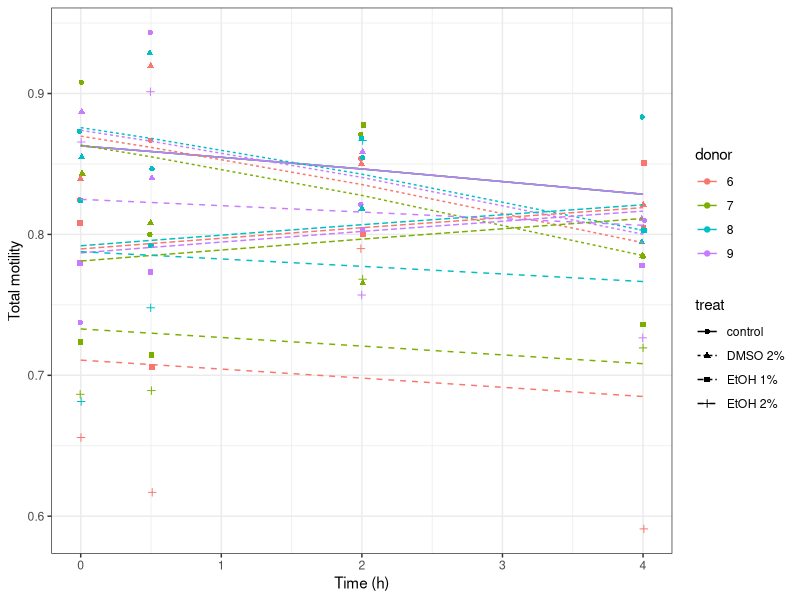
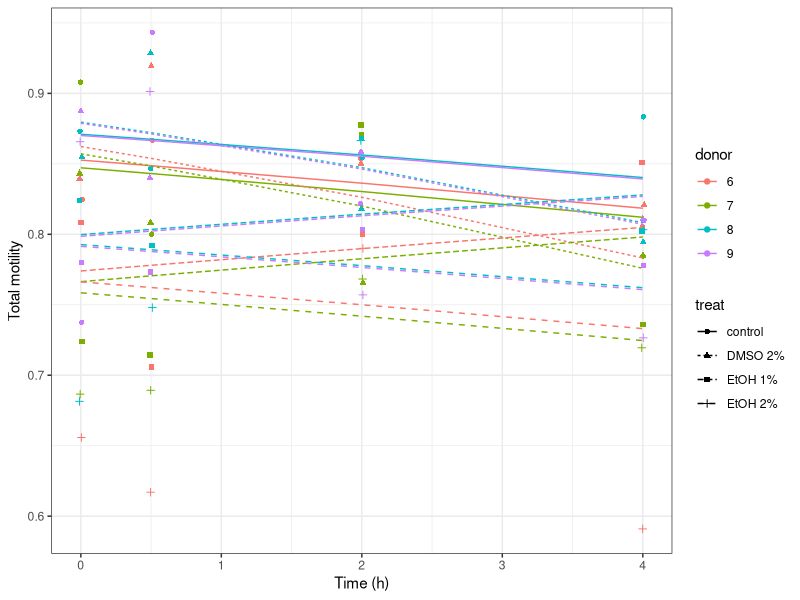

The R script that drew these images, in order: (Note: a time limit stopped this script after it produced the figures.)
## ---- chunk 1
library(lme4)
library(ggplot2)
theme_set(theme_bw())
# Also using readxl, skimr, equatiomatic, optimix, dfoptim, boot
# Read functions for residual analysis plots
## ---- chunk 2
mtt_cont <- readxl::read_excel("../data/Table S3.xlsx", sheet = "total motility_control")
mtt_cont$treat <- "control"
mtt_dmso <- readxl::read_excel("../data/Table S3.xlsx", sheet = "total motility_2%DMSO")
mtt_dmso$treat <- "DMSO 2%"
mtt_etoh1 <- readxl::read_excel("../data/Table S3.xlsx", sheet = "total motility_1%EtOH")
mtt_etoh1$treat <- "EtOH 1%"
mtt_etoh2 <- readxl::read_excel("../data/Table S3.xlsx", sheet = "total motility_2%EtOH")
mtt_etoh2$treat <- "EtOH 2%"
mtt <- rbind(mtt_cont, mtt_dmso, mtt_etoh1, mtt_etoh2)
mtt$donor <- as.factor(mtt$donor)
mtt$treat <- as.factor(mtt$treat)
names(mtt) <- c("donor", "time", "motile", "total", "treat")
mtt$motile_frac <- mtt$motile / mtt$total
skimr::skim(mtt)
## ---- chunk 3
table(mtt$donor, as.factor(mtt$time), mtt$treat)
## ---- chunk 4
mtt_m1 <- glmer(cbind(motile, total - motile) ~ treat * time + (treat | donor),
  data = mtt, family = binomial(link = "logit"))
summary(mtt_m1)
## ---- chunk 5
ggplot(data = mtt) +
  geom_jitter(aes(x = time, y = motile_frac, shape = treat, col = donor), width = 0.01) +
  geom_line(aes(x = time, y = fitted(mtt_m1), linetype = treat, col = donor)) +
  labs(x = "Time (h)", y = "Total motility")
## ---- chunk 6
mtt_m2 <- glmer(cbind(motile, total - motile) ~ treat * time + (1 | donor),
  data = mtt, family = binomial(link = "logit"))
anova(mtt_m1, mtt_m2) # Despite the name, it is indeed a LR test
## ---- chunk 7
ggplot(data = mtt) +
  geom_jitter(aes(x = time, y = motile_frac, shape = treat, col = donor), width = 0.01) +
  geom_line(aes(x = time, y = fitted(mtt_m2), linetype = treat, col = donor)) +
  labs(x = "Time (h)", y = "Total motility")
## ---- chunk 8
summary(mtt_m2)
## ---- chunk 9
confint(mtt_m2, level = 0.95) # 95% CI based on profile
set.seed(1643)
# 1000x parameter bootstrap
(mtt_m2_conf <- confint(mtt_m2, level = 0.95, method = "boot", nsim  = 1000L))
## ---- chunk 10
#drop1(mtt_m2, scope = "time")
mtt_m3 <- glmer(cbind(motile, total - motile) ~ treat + time + (1 | donor),
  data = mtt, family = binomial(link = "logit"))
anova(mtt_m2, mtt_m3, refit = TRUE)
## ---- chunk 11
isSingular(mtt_m2)
## ---- chunk 12
mtt_m2_all <- allFit(mtt_m2)
summary(mtt_m2_all)
## ---- chunk 13
mtt <- fortify.merMod(mtt_m2)
ggplot(data = mtt, aes(x = .fitted, y = .scresid, shape = treat, col = donor)) +
  geom_point() +
  geom_hline(yintercept = 0) +
  labs(x = "Fitted values", y = "Pearson's residuals")
## ---- chunk 14
ggplot(data = mtt, aes(x = .fitted, y = sqrt(abs(.scresid)))) +
  geom_point() +
  geom_smooth(method = "loess", formula = y ~ x) +
  geom_hline(yintercept = 0) +
  labs(x = "Fitted values", y = "(|Pearson's residuals|)^.5")
## ---- chunk 15
ggplot(data = mtt, aes(sample = .scresid)) +
  geom_qq() +
  geom_qq_line() +
  labs(x = "Theoretical quantiles", y = "Pearson's residuals")
## ---- chunk 16
shapiro.test(mtt$.scresid)
## ---- chunk 17
mpt_cont <- readxl::read_excel("../data/Table S3.xlsx", sheet = "progressive motility_control")
mpt_cont$treat <- "control"
mpt_dmso <- readxl::read_excel("../data/Table S3.xlsx", sheet = "progressive motility_2%DMSO")
mpt_dmso$treat <- "DMSO 2%"
mpt_etoh1 <- readxl::read_excel("../data/Table S3.xlsx", sheet = "progressive motility_1%EtOH")
mpt_etoh1$treat <- "EtOH 1%"
mpt_etoh2 <- readxl::read_excel("../data/Table S3.xlsx", sheet = "progressive motility_2%EtOH")
mpt_etoh2$treat <- "EtOH 2%"
mpt <- rbind(mpt_cont, mpt_dmso, mpt_etoh1, mpt_etoh2)
mpt$donor <- as.factor(mpt$donor)
mpt$treat <- as.factor(mpt$treat)
names(mpt) <- c("donor", "time", "prog", "total", "treat")
mpt$prog_frac <- mpt$prog / mpt$total
skimr::skim(mpt)
## ---- chunk 18
table(mpt$donor, as.factor(mpt$time), mpt$treat)
## ---- chunk 19
mpt_m1 <- glmer(cbind(prog, total - prog) ~ treat * time + (treat | donor),
  data = mpt, family = binomial(link = "logit"))
summary(mpt_m1)
## ---- chunk 20
ggplot(data = mpt) +
  geom_jitter(aes(x = time, y = prog_frac, shape = treat, col = donor), width = 0.01) +
  geom_line(aes(x = time, y = fitted(mpt_m1), linetype = treat, col = donor)) +
  labs(x = "Time (h)", y = "Progressive motility")
## ---- chunk 21
mpt_m2 <- glmer(cbind(prog, total - prog) ~ treat * time + (1 | donor),
  data = mpt, family = binomial(link = "logit"))
anova(mpt_m1, mpt_m2) # Despite the name, it is indeed a LR test
## ---- chunk 22
sessionInfo()
